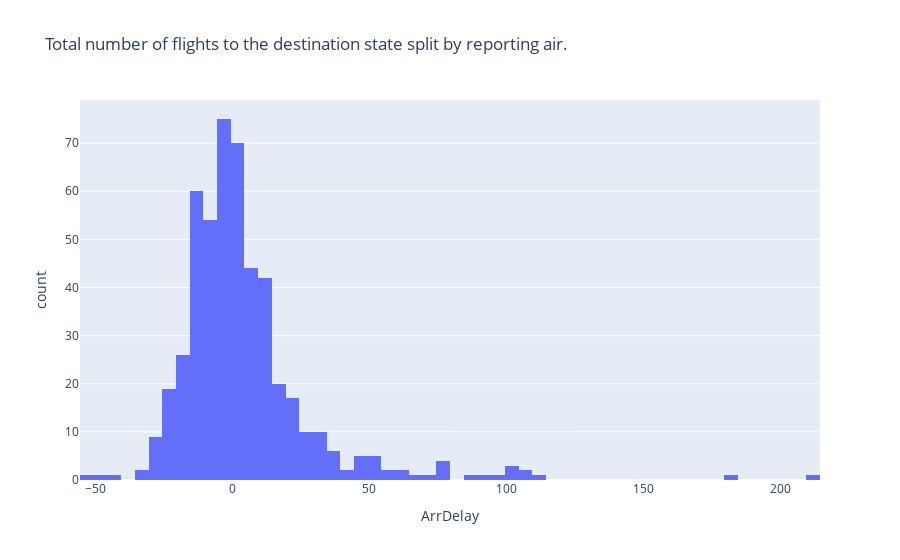

Notebook source saved alongside this figure:
### Code cell
fig = px.histogram(data, x="ArrDelay",title="Total number of flights to the destination state split by reporting air.")
fig.show()

### Figure 1 — Plotly figure (JSON) as saved in the notebook; plotly's stock layout.template omitted (floating-point values rounded to 4 significant figures; data arrays with more than 128 entries replaced by an {"elided": "..."} marker saying what was removed)
{"data": [{"alignmentgroup": "True", "bingroup": "x", "hovertemplate": "ArrDelay=%{x}<br>count=%{y}<extra></extra>", "legendgroup": "", "marker": {"color": "#636efa", "pattern": {"shape": ""}}, "name": "", "offsetgroup": "", "orientation": "v", "showlegend": false, "type": "histogram", "x": {"elided": "500 int values"}, "xaxis": "x", "yaxis": "y"}], "layout": {"barmode": "relative", "legend": {"tracegroupgap": 0}, "title": {"text": "Total number of flights to the destination state split by reporting air."}, "xaxis": {"anchor": "y", "domain": [0, 1], "title": {"text": "ArrDelay"}}, "yaxis": {"anchor": "x", "domain": [0, 1], "title": {"text": "count"}}}}
